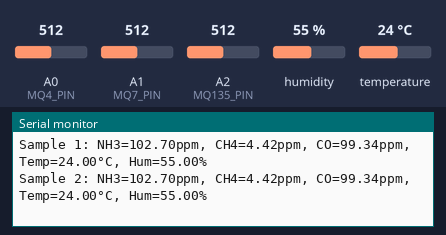
A sketch run on a simulated Arduino Uno, built with avr-gcc and run on an emulated ATmega328P. On the bench: the last lines printed to the serial monitor. Inputs (shaded band) come from the test bench; at power-on: humidity 55 %, A0 (MQ4_PIN) = 512, A1 (MQ7_PIN) = 512, A2 (MQ135_PIN) = 512, temperature 24 °C.

Above: at 1.8 s.
1.9 s: humidity set to 22 %
At 3.3 s:
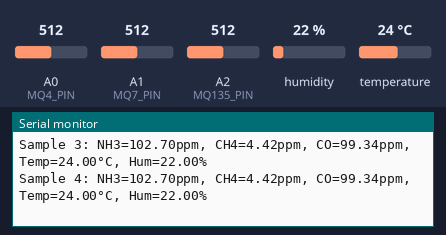
3.4 s: A0 (MQ4_PIN) set to 716
At 4.7 s:
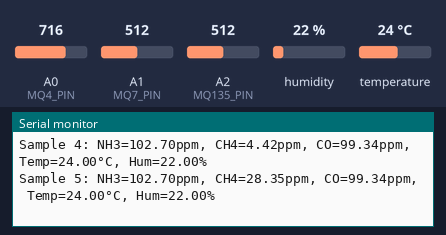
4.9 s: A1 (MQ7_PIN) set to 716
At 6.0 s:
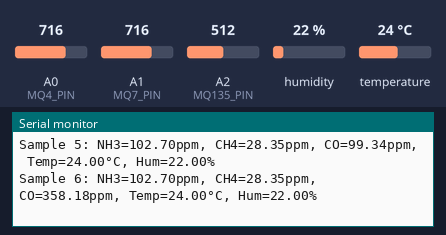
6.4 s: A2 (MQ135_PIN) set to 502
At 7.9 s:
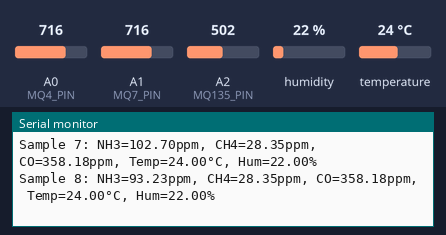
12.4 s: temperature set to 12 °C
At 13.8 s:
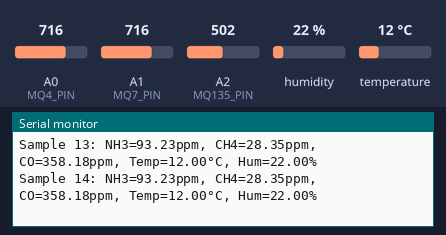
13.9 s: A2 (MQ135_PIN) set to 306
At 20.7 s:
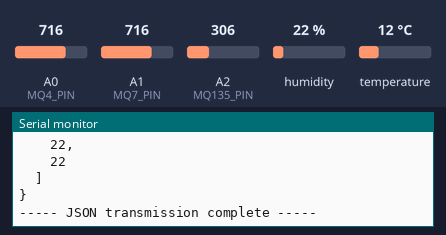
Timing chart, 0 to 20.9 s (numbered marks = the images above; inputs shaded):
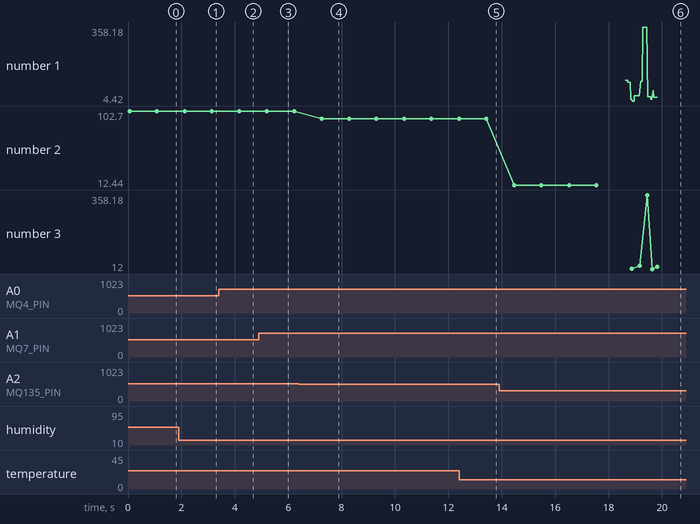

Measured:
- after the input at 1.9 s, the serial monitor: prints a new line after 0.22 s (image 1)
- after the input at 3.4 s, the serial monitor: prints a new line after 0.77 s (image 2)
- after the input at 4.9 s, the serial monitor: prints a new line after 0.29 s (image 3)
- after the input at 6.4 s, the serial monitor: prints a new line after 0.85 s (image 4)
- after the input at 12.4 s, the serial monitor: prints a new line at once (image 5)
- after the input at 13.9 s, the serial monitor: prints a new line after 0.56 s (image 6)
- plotted number 2: 102.7 → 93.23 after the input at 6.4 s, 93.23 → 12.44 after the input at 13.9 s

The sketch:

PayloadC.ino
```cpp
#include <ArduinoJson.h>
#include <DHT.h>

#define MQ4_PIN A0
#define MQ7_PIN A1
#define MQ135_PIN A2
#define DHT_PIN 2
#define DHTTYPE DHT11

DHT dht(DHT_PIN, DHTTYPE);

// Calibration constants
const float RL = 10.0;   // Load resistance in kΩ
const float R0_MQ135 = 10.0;
const float R0_MQ7   = 10.0;
const float R0_MQ4   = 10.0;
const float VC = 5.0;    // Supply voltage

// Arrays for 18 samples
float nh3_values[18];
float ch4_values[18];
float co_values[18];
float temp_values[18];
float humidity_values[18];

// --- Conversion helper ---
float voltageToPPM(int rawValue, int sensorType) {
  float vout = (rawValue / 1023.0) * VC;
  if (vout == 0) return 0;
  float rs = RL * ((VC - vout) / vout);
  float ratio, ppm;

  switch (sensorType) {
    case 135:  // MQ135 (NH3)
      ratio = rs / R0_MQ135;
      ppm = 102.2 * pow(ratio, -2.473);
      break;
    case 7:    // MQ7 (CO)
      ratio = rs / R0_MQ7;
      ppm = 99.042 * pow(ratio, -1.518);
      break;
    case 4:    // MQ4 (CH4)
      ratio = rs / R0_MQ4;
      ppm = 4.4 * pow(ratio, -2.2);
      break;
    default:
      ppm = 0;
  }
  return ppm;
}

void setup() {
  Serial.begin(9600);
  dht.begin();
  Serial.println("Starting data collection (18 samples every 10s, PPM output)...");
}

void loop() {
  for (int i = 0; i < 18; i++) {
    int raw_mq135 = analogRead(MQ135_PIN);
    int raw_mq4   = analogRead(MQ4_PIN);
    int raw_mq7   = analogRead(MQ7_PIN);

    // Convert analog readings → PPM
    nh3_values[i] = voltageToPPM(raw_mq135, 135);
    ch4_values[i] = voltageToPPM(raw_mq4, 4);
    co_values[i]  = voltageToPPM(raw_mq7, 7);

    // Read DHT11 values
    float t = dht.readTemperature();
    float h = dht.readHumidity();
    temp_values[i] = isnan(t) ? -1 : t;
    humidity_values[i] = isnan(h) ? -1 : h;

    Serial.print("Sample "); Serial.print(i + 1);
    Serial.print(": NH3="); Serial.print(nh3_values[i]);
    Serial.print("ppm, CH4="); Serial.print(ch4_values[i]);
    Serial.print("ppm, CO="); Serial.print(co_values[i]);
    Serial.print("ppm, Temp="); Serial.print(temp_values[i]);
    Serial.print("°C, Hum="); Serial.print(humidity_values[i]);
    Serial.println("%");

    delay(1000); // 10 seconds
  }

  // Build JSON
  StaticJsonDocument<2048> doc;
  JsonArray nh3 = doc.createNestedArray("nh3");
  JsonArray ch4 = doc.createNestedArray("ch4");
  JsonArray co  = doc.createNestedArray("co");
  JsonArray temp = doc.createNestedArray("temp");
  JsonArray humidity = doc.createNestedArray("humidity");

  for (int i = 0; i < 18; i++) {
    nh3.add(nh3_values[i]);
    ch4.add(ch4_values[i]);
    co.add(co_values[i]);
    temp.add(temp_values[i]);
    humidity.add(humidity_values[i]);
  }

  // Print JSON to Serial
  serializeJsonPretty(doc, Serial);
  Serial.println();
  Serial.println("----- JSON transmission complete -----");

  // Optional pause before next batch
  delay(10000);
}
```
